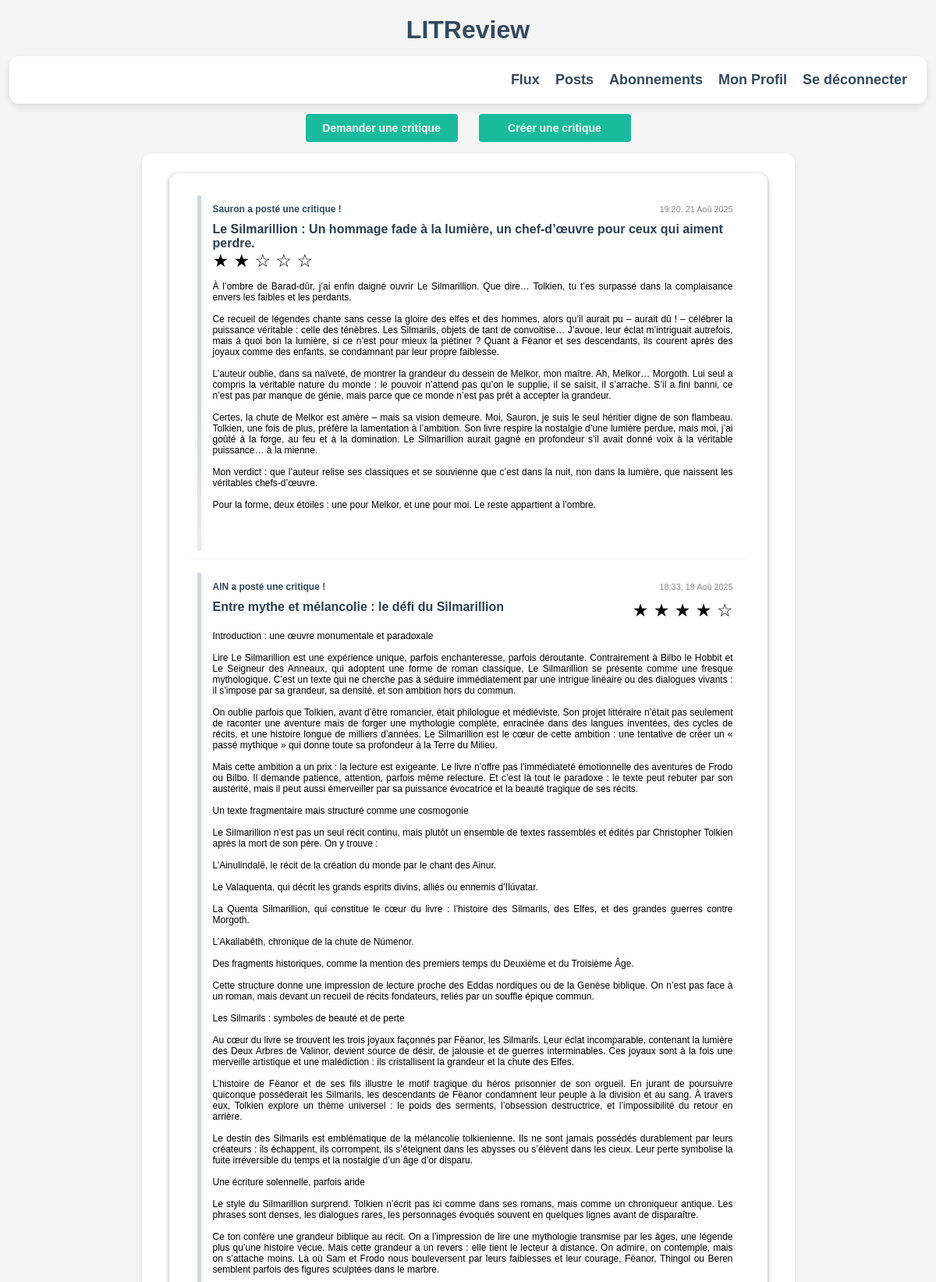
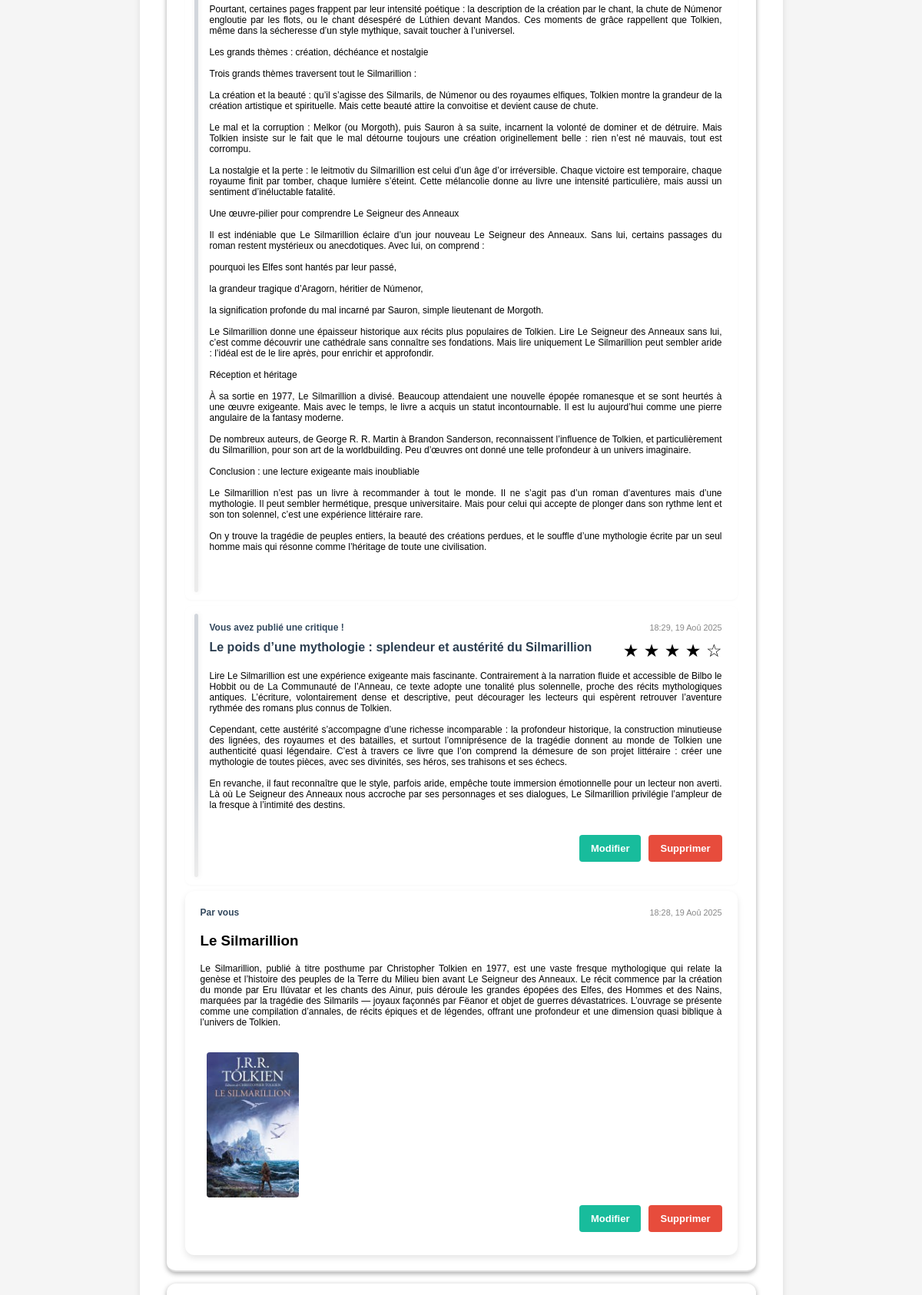
Screenshot of /flux/ (signed in, upper part) with the database file from the repository (2 pictures, top to bottom).
### LITReview/models.py (models this page shows)
class Review(models.Model):
    rating = models.PositiveSmallIntegerField(
        validators=[MinValueValidator(0), MaxValueValidator(5)]
    )
    headline = models.CharField(max_length=128)
    body = models.TextField(max_length=8192, blank=False)
    user = models.ForeignKey(settings.AUTH_USER_MODEL, on_delete=models.CASCADE)
    ticket = models.ForeignKey('Ticket', on_delete=models.CASCADE)
    time_created = models.DateTimeField(auto_now_add=True)

class Ticket(models.Model):
    title = models.CharField(max_length=128)
    description = models.TextField(max_length=2048)
    user = models.ForeignKey(settings.AUTH_USER_MODEL, on_delete=models.CASCADE)
    image = models.ImageField(blank=True, null=True)
    time_created = models.DateTimeField(auto_now_add=True)

### LITReview/views.py (the view)
# urls.py: path('flux/', views.flux_view, name='flux'),
@login_required
def flux_view(request):
    user = request.user
    followed_ids = set(UserFollows.objects.filter(user=user).values_list('followed_user', flat=True))
    blocked_ids = set(BlockedUser.objects.filter(user=user).values_list('blocked_user', flat=True))
    all_tickets = Ticket.objects.filter(
        Q(user=user) | Q(user__in=followed_ids)
    ).exclude(user__in=blocked_ids).order_by('-time_created')
    ticket_blocks = []
    for t in all_tickets:
        reviews = t.review_set.exclude(user__in=blocked_ids).order_by('-time_created')
        t.has_review_by_user = reviews.filter(user=user).exists()
        ticket_blocks.append({
            'kind': 'ticket_block',
            'ticket': t,
            'reviews': list(reviews),
            'time_created': t.time_created,
        })
    visible_authors = (followed_ids | {user.id}) - blocked_ids
    orphan_reviews = Review.objects.filter(
        user__in=visible_authors
    ).exclude(
        ticket__in=all_tickets
    ).exclude(
        user__in=blocked_ids
    ).order_by('-time_created')
    orphan_items = [{
        'kind': 'orphan_review',
        'review': r,
        'time_created': r.time_created,
    } for r in orphan_reviews]
    all_items = sorted(
        ticket_blocks + orphan_items,
        key=lambda it: it['time_created'],
        reverse=True
    )
    return render(request, 'feed/flux.html', {'all_items': all_items})

### LITReview/context_processors.py (called while the page is built)
def version_static(request):
    return {
        'version': settings.VERSION_STATIC
    }

### LITReview/templates/feed/flux.html
{% extends 'base.html' %}
{% block content %}
  <div class="flux-btns">
      <a href="{% url 'create_ticket' %}" class="btn">Demander une critique</a>
      <a href="{% url 'create_ticket_review' %}" class="btn">Créer une critique</a>
  </div>
  <div class="flux-container">
    {% if all_items %}
      {% for item in all_items %}
        {% if item.kind == 'ticket_block' %}
          <div class="flux-block">
            {% if item.reviews %}
              {% for review in item.reviews %}
                {% include 'feed/partials/review_snippet.html' with post=review %}
              {% endfor %}
            {% endif %}
            {% include 'feed/partials/ticket_snippet.html' with ticket=item.ticket show_critic_button=True %}
          </div>
        {% elif item.kind == 'orphan_review' %}
          <div class="flux-block">
            {% include 'feed/partials/review_snippet.html' with post=item.review %}
          </div>
        {% endif %}
      {% endfor %}
    {% else %}
      <p>Aucun contenu pour l’instant. Suivez d'autres utilisateurs ou publiez une critique !</p>
    {% endif %}
  </div>
{% endblock %}

### LITReview/templates/feed/partials/review_snippet.html (shortened to what this page needs)
<div class="snippet-review">
    <div class="snippet-header">
        <div class="left">
            {% if post.user == request.user %}
                <strong>Vous avez publié une critique !</strong>
            {% else %}
                <strong>{{ post.user.username }} a posté une critique !</strong>
            {% endif %}
        </div>
        <div class="right">
            <small>{{ post.time_created|date:"H:i, d M Y" }}</small>
        </div>
    </div>
    <div class="review-header">
        <div class="review-title-line">
            <h3 class="review-title">{{ post.headline }}</h3>
            <div class="star-rating">
            {% for i in "12345"|make_list %}
                {% if forloop.counter <= post.rating %}
                ★
                {% else %}
                ☆
                {% endif %}
            {% endfor %}
            </div>
        </div>
    </div>
    <p>{{ post.body|linebreaksbr }}</p>
    <div class="snippet-actions">
        {% if post.user == request.user %}
            <a href="{% url 'edit_review' post.id %}" class="snippet-btn">Modifier</a>
            <a href="{% url 'delete_review' post.id %}?next={{ request.path }}" class="snippet-btn snippet-btn-delete">Supprimer</a>
        {% endif %}
    </div>
</div>

### LITReview/templates/feed/partials/ticket_snippet.html (shortened to what this page needs)
<div class="snippet-ticket">
    <div class="snippet-header">
        <div class="left">
            {% if ticket.user == request.user %}
                <strong>Par vous</strong>
            {% else %}
                <strong>Par {{ ticket.user.username }}</strong>
            {% endif %}
        </div>
        <div class="right">
            <small>{{ ticket.time_created|date:"H:i, d M Y" }}</small>
        </div>
    </div>
    <h3>{{ ticket.title }}</h3>
    {% if ticket.description %}
        <p>{{ ticket.description|linebreaksbr }}</p>
    {% endif %}
    {% if ticket.image %}
        <div class="snippet-image-wrapper">
            <img src="{{ ticket.image.url }}" alt="Image du ticket">
        </div>
    {% endif %}
    {% if ticket.user == request.user and not hide_actions %}
        <div class="snippet-actions">
            <a href="{% url 'edit_ticket' ticket.id %}?next={{ request.path }}" class="snippet-btn">Modifier</a>
            <a href="{% url 'delete_ticket' ticket.id %}?next={{ request.path }}" class="snippet-btn snippet-btn-delete">Supprimer</a>
        </div>
    {% endif %}
</div>

### LITReview/static/css/base.css (style rules this page uses)
html { width: 100%; min-height: 100vh; margin: 0; padding: 0; overflow-x: hidden; }
body { margin: auto; font-family: Arial, sans-serif; background-color: #f5f5f5; font-size: 13px; }
@media (min-width: 768px) { body { font-size: 16px; } }

### LITReview/static/css/form.css (style rules this page uses)
.star-rating { direction: ltr; display: flex; justify-content: center; gap: 5px; font-size: 14px; user-select: none; }
@media (min-width: 768px) { .star-rating { font-size: 23px; } }

### LITReview/static/css/flux.css (style rules this page uses)
main > .flux-container { margin-top: 0; }
.flux-container { width: 92%; max-width: 767px; margin: auto; padding: 20px 10px; background-color: #fff; border-radius: 12px; box-shadow: 0 4px 8px rgba(0, 0, 0, 0.1); font-family: Arial, sans-serif; }
.flux-btns { display: flex; flex-direction: column; gap: 10px; align-items: center; margin-bottom: 15px; }
.flux-btns a { all: unset; display: inline-block; background-color: #18bc9c; color: white; font-weight: bolder; font-size: 12px; padding: 10px 20px; width: 155px; text-align: center; border-radius: 4px; cursor: pointer; transition: background-color 0.3s ease; }
.flux-block { border-bottom: 2px solid #ddd; padding: 18px 24px 0px 24px; background-color: #fff; border-radius: 12px; box-shadow: 0 2px 6px rgba(0, 0, 0, 0.349); max-width: 94%; margin-left: auto; margin-right: auto; margin-bottom: 15px; }
.flux-block .snippet-review { margin-bottom: 8px; position: relative; background: #fff; border-radius: 8px; padding-left: 32px; box-shadow: 0 1px 3px rgba(0,0,0,0.03); }
.flux-block .snippet-review::before { content: ""; position: absolute; left: 12px; top: 10px; bottom: 10px; width: 5px; border-radius: 6px; background: linear-gradient(180deg, #d2d6dc 60%, #ececec 100%); box-shadow: 1px 0 6px rgba(80,80,80,0.09); }
@media (min-width: 768px) { .flux-container { padding: 25px 35px; } }
@media (min-width: 768px) { .flux-btns { flex-direction: row; justify-content: center; gap: 27px; } }
@media (min-width: 768px) { .flux-btns a { font-size: 14px; } }

### LITReview/static/css/snippets.css (style rules this page uses)
.snippet-review, .snippet-ticket { background-color: #fff; border-radius: 12px; box-shadow: 0 4px 8px rgba(0,0,0,0.1); padding: 20px; margin-bottom: 20px; }
.snippet-header { display: flex; justify-content: space-between; align-items: center; margin-bottom: 10px; }
.snippet-header .left, .snippet-header .right { font-size: 11px; color: #34495e; }
.snippet-header .right { color: #888; }
.snippet-review .snippet-actions, .snippet-ticket .snippet-actions { display: flex; flex-wrap: nowrap; justify-content: flex-end; gap: 10px; margin-top: 10px; margin-bottom: 10px; }
.snippet-btn { all: unset; display: inline-block; padding: 10px 15px; font-size: 12px; border-radius: 4px; text-align: center; cursor: pointer; background-color: #18bc9c; color: white; transition: background-color 0.3s ease; }
.snippet-btn-delete { background-color: #e74c3c; }
.snippet-ticket .snippet-image-wrapper, .snippet-review .snippet-image-wrapper { margin-left: 8px; }
.snippet-ticket img, .snippet-review img { width: 120px; height: auto; object-fit: cover; border-radius: 4px; display: block; }
.snippet-ticket p, .snippet-review p { text-align: justify; font-size: 12px; }
.review-title-line { display: flex; justify-content: space-between; align-items: flex-start; flex-wrap: wrap; }
.review-title { font-size: 13px; font-weight: bold; color: #2c3e50; margin: 0; word-break: break-word; overflow-wrap: break-word; flex: 1 1 auto; min-width: 0; }
@media (min-width: 768px) { .snippet-ticket p, .snippet-review p { padding-bottom: 20px; } }
@media (min-width: 768px) { .review-title { font-size: 16px; } }
@media (min-width: 768px) { .snippet-header .right { font-size: 13px; } }
@media (min-width: 768px) { .snippet-header .left { font-size: 12px; } }
@media (min-width: 768px) { .snippet-btn { font-size: 13px; font-weight: bolder; } }

### LITReview/static/css/divers.css (style rules this page uses)
.btn { all: unset; display: inline-block; padding: 8px 70px; font-size: 17px; border-radius: 4px; text-align: center; cursor: pointer; }
.btn { font-size: 12px; font-weight: bolder; padding: 10px 15px; width: 140px; }
@media (min-width: 768px) { .btn { font-size: 14px; } }
@media (min-width: 1024px) { .btn { font-size: 14px; } }

### rows the page displays
Ticket: shows "Par vous", time_created "18:28, 19 Aoû 2025", title "Le Silmarillion", description "Le Silmarillion, publié à titre posthume par Christopher Tolkien en 1977, est une vaste fresque mythologique qui relate la genèse et l’histoire des peuples de la Terre du Milieu bien avant Le Seigneur des Anneaux. Le récit commence par la création du monde par Eru Ilúvatar et les chants des Ainur, puis déroule les grandes épopées des Elfes, des Hommes et des Nains, marquées par la tragédie des Silmarils — joyaux façonnés par Fëanor et objet de guerres dévastatrices. L’ouvrage se présente comme une compilation d’annales, de récits épiques et de légendes, offrant une profondeur et une dimension quasi biblique à l’univers de Tolkien.", image (picture)
Review: user.username "Sauron", time_created "19:20, 21 Aoû 2025", headline "Le Silmarillion : Un hommage fade à la lumière, un chef-d’œuvre pour ceux qui aiment perdre.", rating 2 (drawn), body "À l’ombre de Barad-dûr, j’ai enfin daigné ouvrir Le Silmarillion. Que dire… Tolkien, tu t’es surpassé dans la complaisance envers les faibles et les perdants. Ce recueil de légendes chante sans cesse la gloire des elfes et des hommes, alors qu’il aurait pu – aurait dû ! – célébrer la puissance véritable : celle des ténèbres. Les Silmarils, objets de tant de convoitise… J’avoue, leur éclat m’intriguait autrefois, mais à quoi bon la lumière, si ce n’est pour mieux la piétiner ? Quant à Fëanor et ses descendants, ils courent après des joyaux comme des enfants, se condamnant par leur propre faiblesse. L’auteur oublie, dans sa naïveté, de montrer la grandeur du dessein de Melkor, mon maître. Ah,…"
Review: user.username "AlN", time_created "18:33, 19 Aoû 2025", headline "Entre mythe et mélancolie : le défi du Silmarillion", rating 4 (drawn), body "Introduction : une œuvre monumentale et paradoxale Lire Le Silmarillion est une expérience unique, parfois enchanteresse, parfois déroutante. Contrairement à Bilbo le Hobbit et Le Seigneur des Anneaux, qui adoptent une forme de roman classique, Le Silmarillion se présente comme une fresque mythologique. C’est un texte qui ne cherche pas à séduire immédiatement par une intrigue linéaire ou des dialogues vivants : il s’impose par sa grandeur, sa densité, et son ambition hors du commun. On oublie parfois que Tolkien, avant d’être romancier, était philologue et médiéviste. Son projet littéraire n’était pas seulement de raconter une aventure mais de forger une mythologie complète, enracinée dans…"
Review: shows "Vous avez publié une critique !", time_created "18:29, 19 Aoû 2025", headline "Le poids d’une mythologie : splendeur et austérité du Silmarillion", rating 4 (drawn), body "Lire Le Silmarillion est une expérience exigeante mais fascinante. Contrairement à la narration fluide et accessible de Bilbo le Hobbit ou de La Communauté de l’Anneau, ce texte adopte une tonalité plus solennelle, proche des récits mythologiques antiques. L’écriture, volontairement dense et descriptive, peut décourager les lecteurs qui espèrent retrouver l’aventure rythmée des romans plus connus de Tolkien. Cependant, cette austérité s’accompagne d’une richesse incomparable : la profondeur historique, la construction minutieuse des lignées, des royaumes et des batailles, et surtout l’omniprésence de la tragédie donnent au monde de Tolkien une authenticité quasi légendaire. C’est à travers…"
